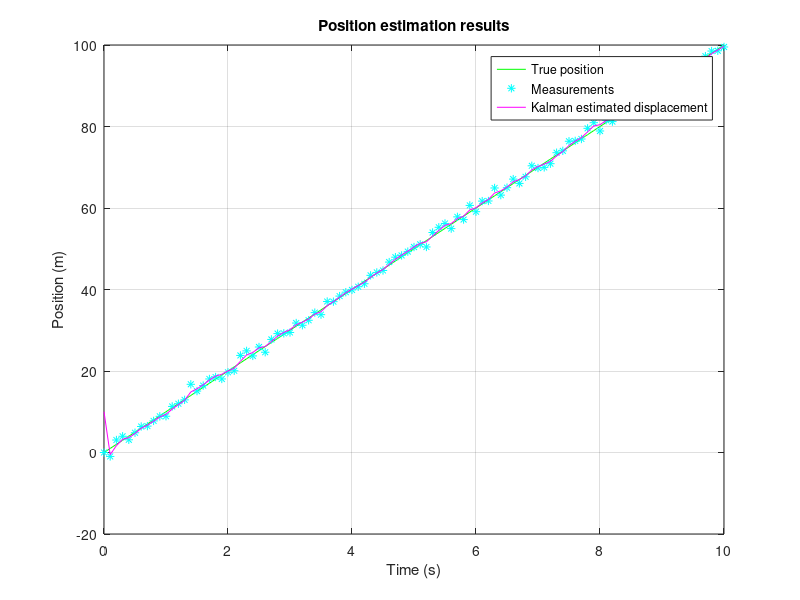
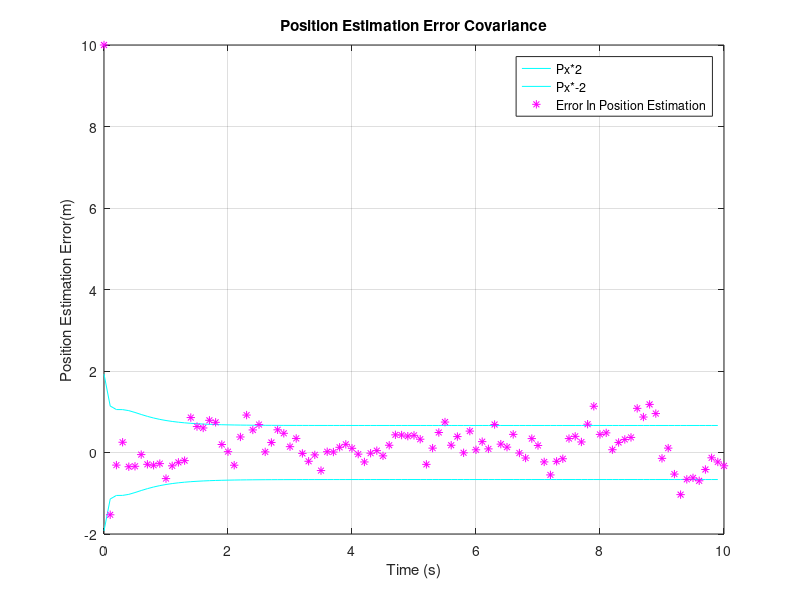
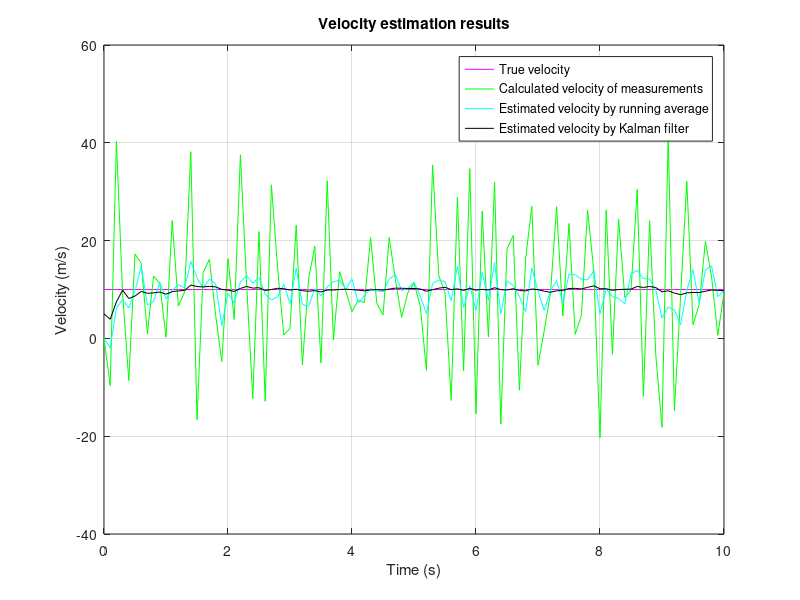
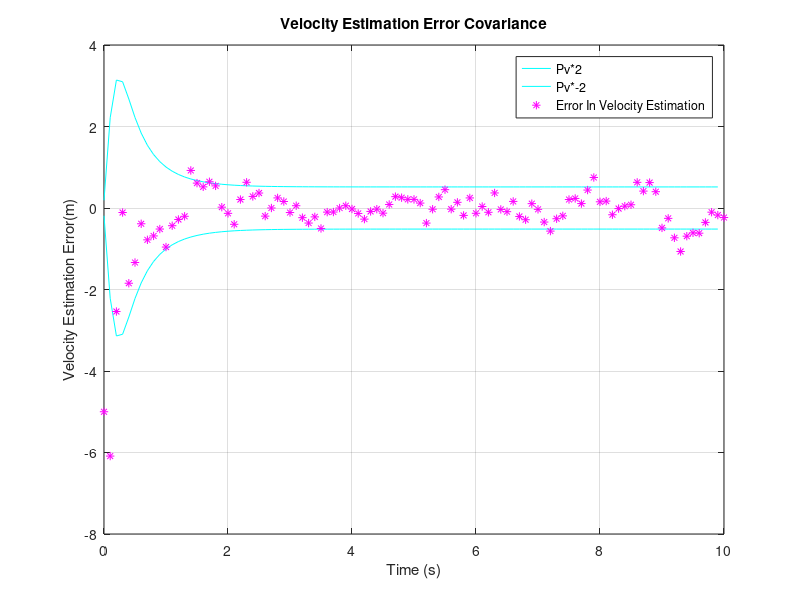

These figures' MATLAB source, in order:
%%%%%%%%%%%%%%%%%%%%%%%%%%%%%%%%%%%%%%%%%%%%%%%%%%%%%%%%%%%%%%%%%%%%%%%%%%%
% The problem: Predict the position and velocity of a moving train
% having noisy measurements of its positions along the previous 10 seconds (10 samples a second). 

% Ground truth: The train is initially located at the point x = 0 and moves
% along the X axis with constant velocity V = 10m/sec, so the motion equation of the train is X =
% X0 + V*t. Easy to see that the position of the train after 12 seconds
% will be x = 120m, and this is what we will try to find.

% Approach: We measure (sample) the position of the train every dt = 0.1 seconds. But,
% because of imperfect apparature, weather etc., our measurements are
% noisy, so the instantaneous velocity, derived from 2 consecutive position
% measurements (remember, we measure only position) is innacurate. We will
% use Kalman filter as we need an accurate and smooth estimate for the velocity in
% order to predict train's position in the future.

% We assume that the measurement noise is normally distributed, with mean 0 and
% standard deviation SIGMA
%%%%%%%%%%%%%%%%%%%%%%%%%%%%%%%%%%%%%%%%%%%%%%%%%%%%%%%%%%%%%%%%%%%%%%%%%%%
  

close all
clear all

%%%%%%%%%%%%%%%%%%%%%%%%%%%%%%%%%%%%%%%%
%%% Ground truth %%%%%%%%%%%%%%%%%%%%%%%
%%%%%%%%%%%%%%%%%%%%%%%%%%%%%%%%%%%%%%%%

% Set true trajectory 
Nsamples=100;
dt = .1;
t=0:dt:dt*Nsamples;
Vtrue = 10;

% Xtrue is a vector of true positions of the train 
Xinitial = 0;
Xtrue = Xinitial + Vtrue * t ;

%%%%%%%%%%%%%%%%%%%%%%%%%%%%%%%%%%%%%%%%
%%% Motion equations %%%%%%%%%%%%%%%%%%%
%%%%%%%%%%%%%%%%%%%%%%%%%%%%%%%%%%%%%%%%

% Previous state (initial guess): Our guess is that the train starts at 0 with velocity
% that equals to 50% of the real velocity
Xk_prev = [10; 
    .5*Vtrue];

% Current state estimate
Xk=[];

% Motion equation: Xk = Phi*Xk_prev + Noise, that is Xk(n) = Xk(n-1) + Vk(n-1) * dt
% Of course, V is not measured, but it is estimated
% Phi represents the dynamics of the system: it is the motion equation
Phi = [1 dt ;
       0  1];

% The error matrix (or the confidence matrix): P states whether we should 
% give more weight to the new measurement or to the model estimate 
sigma_model = 5;
% P = sigma^2*G*G';
P = [sigma_model^2             0;
                 0 sigma_model^2];

% Q is the process noise covariance. It represents the amount of
% uncertainty in the model.
% The process noise, a scalar, which models the acceleration, is a zero-mean
% white sequence with variance qval
qval = 0.1;
Q = [qval 0;
     0 qval];

% M is the measurement matrix. 
% We measure X, so M(1) = 1
% We do not measure V, so M(2)= 0
M = [1 0];

% R is the measurement noise covariance. Generally R and sigma_meas can
% vary between samples. 
sigma_meas = 1; % 1 m/sec
R = sigma_meas^2;

%%%%%%%%%%%%%%%%%%%%%%%%%%%%%%%%%%%%%%%%
%%% Kalman iteration %%%%%%%%%%%%%%%%%%%
%%%%%%%%%%%%%%%%%%%%%%%%%%%%%%%%%%%%%%%%

% Buffers for later display
Xk_buffer = zeros(2,Nsamples+1);
Xk_buffer(:,1) = Xk_prev;
Z_buffer = zeros(1,Nsamples+1);
K_buffer = zeros(1,Nsamples);
L_buffer = zeros(1,Nsamples);

for k=1:Nsamples
    
    % Z is the measurement vector. In our
    % case, Z = TrueData + RandomGaussianNoise
    Z = Xtrue(k+1)+sigma_meas*randn;
    Z_buffer(k+1) = Z;
    
    % Kalman iteration
    P1 = Phi*P*Phi' + Q;
    S = M*P1*M' + R;
    
    % K is Kalman gain. If K is large, more weight goes to the measurement.
    % If K is low, more weight goes to the model prediction.
    K = P1*M'*inv(S);
    P = P1 - K*M*P1;
    
    
    K_buffer(k) = P(1);
    
    L_buffer(k) = P(2);
    
    Xk = Phi*Xk_prev + K*(Z-M*Phi*Xk_prev);
    Xk_buffer(:,k+1) = Xk;
    
    % For the next iteration
    Xk_prev = Xk; 
end

%%%%%%%%%%%%%%%%%%%%%%%%%%%%%%%%%%%%%%%%
%%% Plot resulting graphs %%%%%%%%%%%%%%
%%%%%%%%%%%%%%%%%%%%%%%%%%%%%%%%%%%%%%%%

%%%%%%%%%%%%%%%%%%%%%%%%%%%%%%%%%%%%%%%%
%%% Position analysis %%%%%%%%%%%%%%%%%%
%%%%%%%%%%%%%%%%%%%%%%%%%%%%%%%%%%%%%%%%

figure;
plot(t,Xtrue,'g');
hold on;
plot(t,Z_buffer,'c*');
plot(t,Xk_buffer(1,:),'m');
grid on;
title('Position estimation results');
xlabel('Time (s)');
ylabel('Position (m)');
legend('True position','Measurements','Kalman estimated displacement');


%%%%%%%%%%%%%%%%%%%%%%%%%%%%%%%%%%%%%%%%
%%%     Error Position %%%%%%%%%%%%%%%%%%
%%%%%%%%%%%%%%%%%%%%%%%%%%%%%%%%%%%%%%%%

figure;
plot(t(1:Nsamples),2*K_buffer,'c');
hold on;
plot(t(1:Nsamples),-2.*K_buffer,'c');
plot(t,Xk_buffer(1,:)-Xtrue,'m*');
grid on;

title('Position Estimation Error Covariance');
xlabel('Time (s)');
ylabel('Position Estimation Error(m)');
legend('Px*2','Px*-2','Error In Position Estimation');


%%%%%%%%%%%%%%%%%%%%%%%%%%%%%%%%%%%%%%%%
%%% Velocity analysis %%%%%%%%%%%%%%%%%%
%%%%%%%%%%%%%%%%%%%%%%%%%%%%%%%%%%%%%%%%

% The instantaneous velocity as derived from 2 consecutive position
% measurements
InstantaneousVelocity = [0 (Z_buffer(2:Nsamples+1)-Z_buffer(1:Nsamples))/dt];

% The instantaneous velocity as derived from running average with a window
% of 5 samples from instantaneous velocity
WindowSize = 5;
InstantaneousVelocityRunningAverage = filter(ones(1,WindowSize)/WindowSize,1,InstantaneousVelocity);

figure;
plot(t,ones(size(t))*Vtrue,'m');
hold on;
grid on;
plot(t,InstantaneousVelocity,'g');
plot(t,InstantaneousVelocityRunningAverage,'c');
plot(t,Xk_buffer(2,:),'k');
title('Velocity estimation results');
xlabel('Time (s)');
ylabel('Velocity (m/s)');
legend('True velocity','Calculated velocity of measurements','Estimated velocity by running average','Estimated velocity by Kalman filter');



%%%%%%%%%%%%%%%%%%%%%%%%%%%%%%%%%%%%%%%%
%%%     Error Velocity %%%%%%%%%%%%%%%%%%
%%%%%%%%%%%%%%%%%%%%%%%%%%%%%%%%%%%%%%%%

figure;
plot(t(1:Nsamples),2*L_buffer,'c');
hold on;
plot(t(1:Nsamples),-2.*L_buffer,'c');
plot(t,Xk_buffer(2,:)-Vtrue,'m*');
grid on;

title('Velocity Estimation Error Covariance');
xlabel('Time (s)');
ylabel('Velocity Estimation Error(m)');
legend('Pv*2','Pv*-2','Error In Velocity Estimation');
